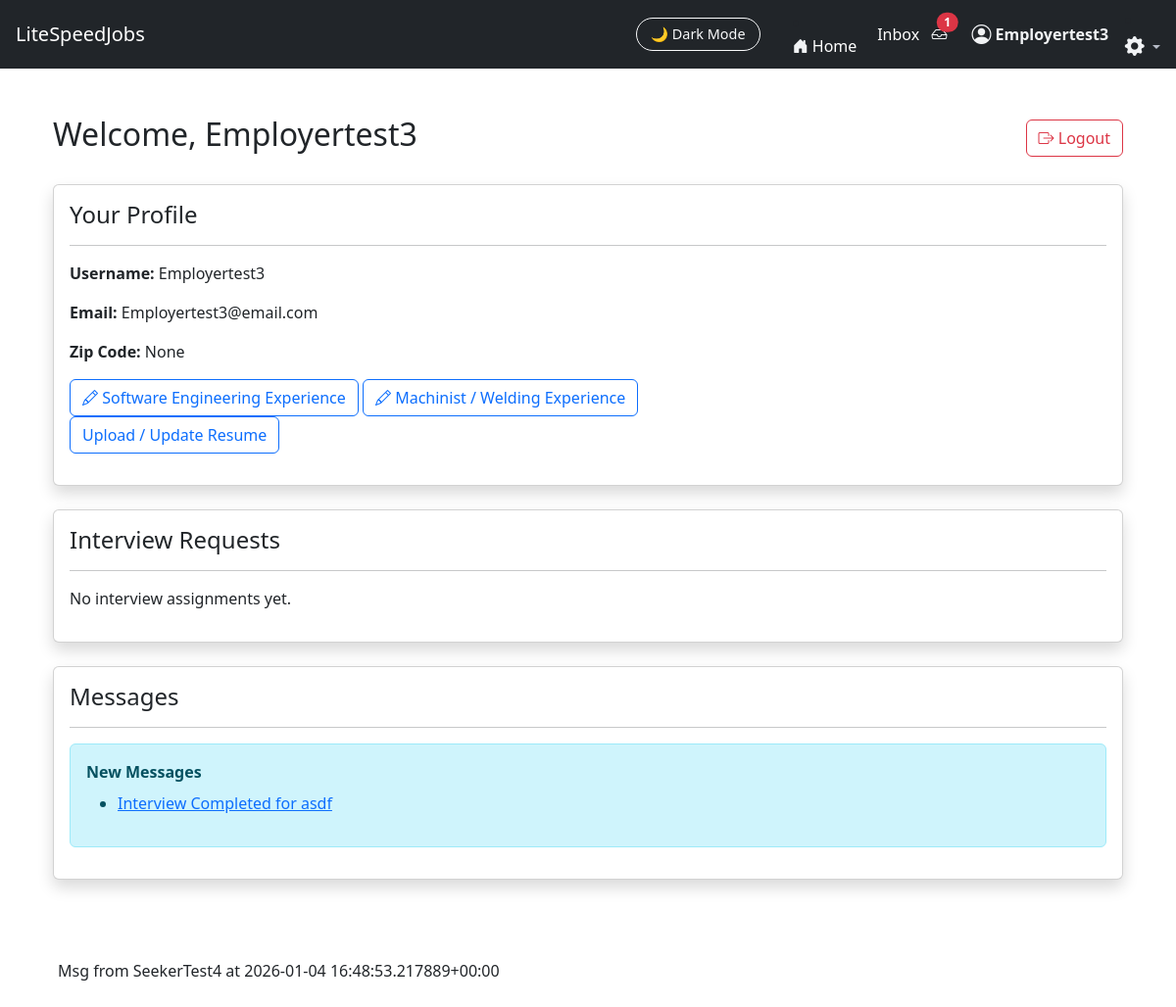
The page /JobFinder_app/seeker_dashboard/ (signed in) on the database as committed earlier.
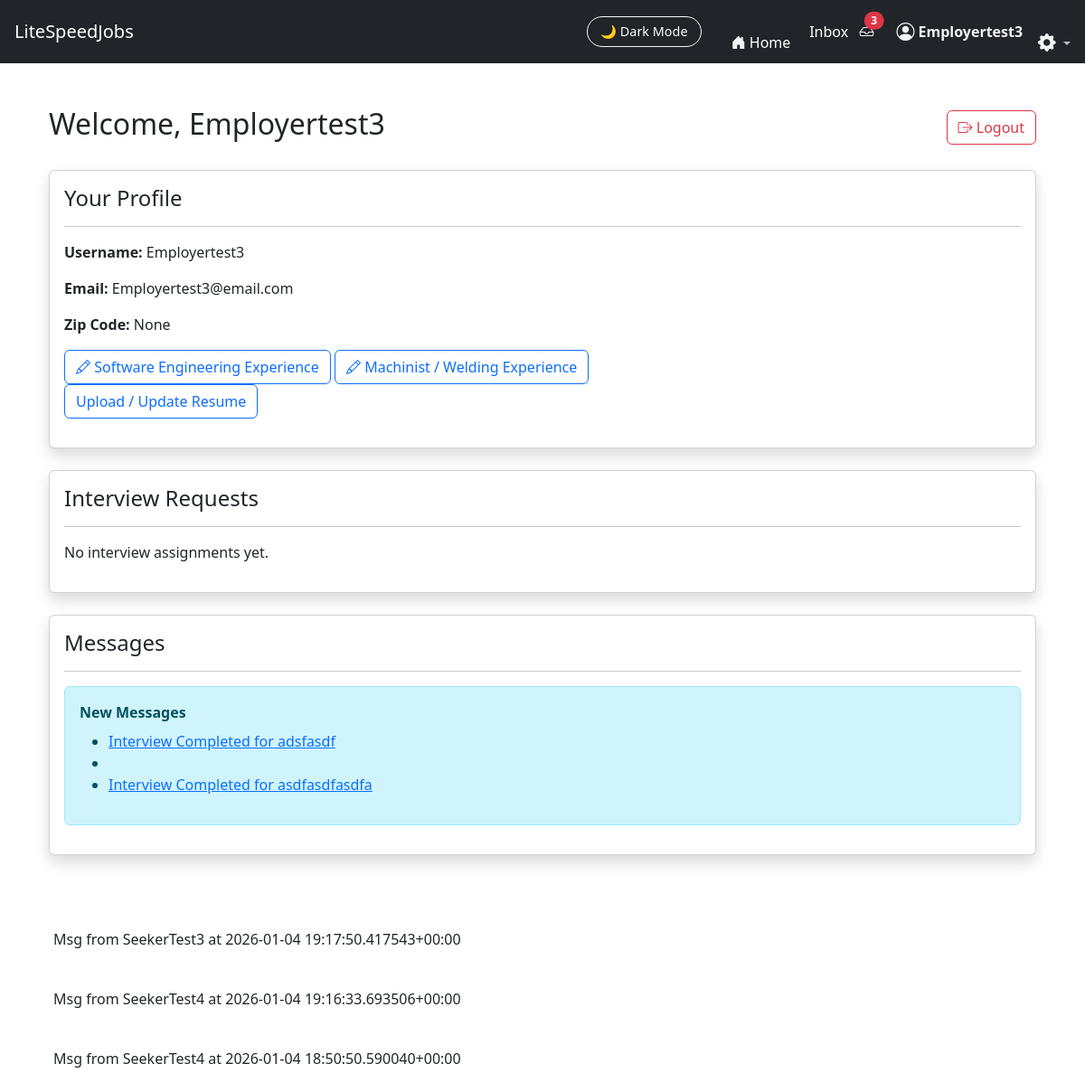
The same page on the database as committed later.
### JobFinder_app/models.py (models this page shows)
class Message(models.Model):
    sender = models.ForeignKey(
        User, on_delete=models.CASCADE, related_name="sent_messages"
    )
    receiver = models.ForeignKey(
        User, on_delete=models.CASCADE, related_name="received_messages"
    )
    conversation = models.ForeignKey("Conversation", on_delete=models.CASCADE, related_name="messages", null=True, blank=True)
    subject = models.CharField(max_length=255)
    body = models.TextField(blank=True, default="The body was not filled in.")
    attachement = models.FileField(upload_to="messages_attachments/", null=True, blank=True)
    job = models.ForeignKey(Job, on_delete=models.CASCADE, null=True, blank=True)
    created_at = models.DateTimeField(auto_now_add=True)
    is_read = models.BooleanField(default=False)
    def __str__(self):
        return f"Msg from {self.sender} at {self.created_at}"

### JobFinder_app/views.py (the view)
# urls.py: path("seeker_dashboard/", views.seeker_dashboard, name="seeker_dashboard"),
def seeker_dashboard(request):
    profile = Profile.objects.filter(
        zip_code=request.user
    )
    assignments = InterviewAssignment.objects.filter(
        seeker=request.user
    ).order_by("-assigned_at")
    messages = Message.objects.filter(
        receiver=request.user,
        is_read=False
    ).order_by("-created_at")
    return render(request, "JobFinder_app/seeker_dashboard.html", {
        "assignments": assignments,
        "messages": messages,
        "profile": profile,
    })

### JobFinder_app/context_processors.py (called while the page is built)
def unread_message_count(request):
    if request.user.is_authenticated:
        return {
            "unread_count": Message.objects.filter(
                receiver=request.user,
                is_read=False
            ).count()
        }
    return {}

### JobFinder_app/templates/JobFinder_app/seeker_dashboard.html (shortened to what this page needs)
{% extends "JobFinder_app/base.html" %}
{% block content %}
<div class="container mt-4">
    <div class="d-flex justify-content-between align-items-center mb-4">
        <h2>Welcome, {{ request.user.username }}</h2>
        <a href="{% url 'logout' %}" class="btn btn-outline-danger">
            <i class="bi bi-box-arrow-right"></i> Logout
        </a>
    </div>
    <div class="card shadow mb-4">
        <div class="card-body">
            <h4>Your Profile</h4>
            <hr>
            <p><strong>Username:</strong> {{ request.user.username }}</p>
            <p><strong>Email:</strong> {{ request.user.email }}</p>
            <p><strong>Zip Code:</strong> {{ request.user.profile.zip_code }}</p>
            <a href="{% url 'seeker_form1' %}" class="btn btn-outline-primary">
                <i class="bi bi-pencil"></i> Software Engineering Experience
            </a>
            <a href="{% url 'machinist_experience' %}" class="btn btn-outline-primary">
               <i class="bi bi-pencil"></i> Machinist / Welding Experience
            </a>
            <p><a href="{% url 'upload_resume' %}" class="btn btn-outline-primary">
                    Upload / Update Resume
                </a>
            </p>
        </div>
    </div>
    <div class="card shadow mb-4">
        <div class="card-body">
            <h4>Interview Requests</h4>
            <hr>
            {% if assignments %}
                <ul class="list-group">
                    {% for a in assignments %}
                        <li class="list-group-item d-flex justify-content-between align-items-center">
                            <div>
                                <strong>{{ a.job.title }}</strong><br>
                                <small class="dark-muted">
                                    {{ a.assigned_at }} • From {{ a.employer.username }}
                                </small>
                            </div>
                            {% if a.completed %}
                                <span class="badge bg-success">Completed</span>
                            {% else %}
                                <a href="{% url 'answer_interview' a.id %}"
                                   class="btn btn-sm btn-outline-primary">
                                    Answer Interview
                                </a>
                            {% endif %}
                        </li>
                    {% endfor %}
                </ul>
            {% else %}
                <p class="dark-muted">No interview assignments yet.</p>
            {% endif %}
        </div>
    </div>
    <div class="card shadow mb-4">
        <div class="card-body">
            <h4>Messages</h4>
            <hr>
            {% if messages %}
                <div class="alert alert-info">
                    <strong>New Messages</strong>
                    <ul class="mt-2">
                        {% for msg in messages %}
                            <li>
                                <a href="{% url 'inbox_pro' %}?c={{ msg.conversation.id }}">
                                    {{ msg.subject }}
                                </a>
                            </li>
                        {% endfor %}
                    </ul>
                </div>
            {% endif %}
        </div>
    </div>
</div>
{% endblock %}

### JobFinder_app/templates/JobFinder_app/base.html (shortened to what this page needs)
<!DOCTYPE html>
<html lang="en" data-theme="light">
<head>
    <link href="https://cdn.jsdelivr.net/npm/bootstrap@5.3.2/dist/css/bootstrap.min.css" rel="stylesheet">
    <link href="https://cdn.jsdelivr.net/npm/bootstrap-icons@1.11.1/font/bootstrap-icons.css" rel="stylesheet">
</head>
<body>
{% load message_tags %}
<nav class="navbar navbar-expand-lg navbar-dark bg-dark px-3">
    <a class="navbar-brand" href="/">LiteSpeedJobs</a>
    <div class="ms-auto d-flex align-items-center">
        <button id="darkModeToggle" class="btn btn-outline-light ms-3">
            🌙 Dark Mode
        </button>&nbsp;&nbsp;&nbsp;&nbsp;&nbsp;&nbsp;&nbsp;&nbsp;
        <li class="nav-item">
            <a class="nav-link d-flex align-items-center home-link"
            href="{% url 'landing' %}">
                <i class="bi bi-house-door-fill me-1 nav-icon"></i>
                <span class="d-none d-md-inline">Home</span>&nbsp;&nbsp;&nbsp;&nbsp;&nbsp;
            </a>
        </li>
        {% if user.is_authenticated %}
        <a href="{% url 'inbox_pro' %}" class="nav-link d-flex align-items-center home-link">Inbox</a>&nbsp;&nbsp;&nbsp;
        <a href="{% url 'inbox_pro' %}" class="nav-link position-relative">
            <i class="bi bi-inbox"></i>
            {% if unread_count and unread_count > 0 %}
                <span id="unreadBadge"
                    class="position-absolute top-0 start-100 translate-middle badge rounded-pill bg-danger">
                    {{ unread_count }}
                </span>
            {% endif %}
        </a>
        {% else %}
        <li class="nav-item">
            <a href="{% url 'login' %}" class="nav-link">
                <i class="bi bi-inbox"></i>
            </a>
        </li>
        {% endif %}&nbsp;&nbsp;&nbsp;&nbsp;&nbsp;&nbsp;
        {% if request.user.is_authenticated %}
            <a href="{% url 'role_redirect' %}"
                class="nav-link d-flex align-items-center gap-1 user-link">
                <i class="bi bi-person-circle nav-icon fs-5"></i>
             <span class="d-none d-md-inline">
                 <strong>{{ request.user.username }}</strong>&nbsp;&nbsp;&nbsp;&nbsp;
            </span>
        {% endif %}
        <li class="nav-item dropdown ">
            <a class="nav-link dropdown-toggle p-0 account_dropdown"
            style="color:var(--ls-dark-muted)"
            href="#"
            id="settingsDropdown"
            role="button"
            data-bs-toggle="dropdown"
            aria-expanded="false"
            data-bs-placement="bottom"
            title="Account settings">
                <i class="bi bi-gear-fill fs-5 text-white"></i>
            </a>
        </li>
    </div>
</nav>
<div class="container py-4">
    {% block content %}{% endblock %}
</div>
{% if messages %}
<div class="container mt-3">
    {% for message in messages %}
        <div class="alert alert-{{ message.tags }} mb-2">
            {{ message }}
        </div>
    {% endfor %}
</div>
{% endif %}
</body>
</html>

Rows that differ between the two databases and show on the page:
removed Message: subject "Interview Completed for asdf", sender+created_at "Msg from SeekerTest4 at 2026-01-04 16:48:53.217889+00:00"
added Message: subject "Interview Completed for adsfasdf", sender+created_at "Msg from SeekerTest3 at 2026-01-04 19:17:50.417543+00:00"
added Message: subject "Interview Completed for asdfasdfasdfa", sender+created_at "Msg from SeekerTest4 at 2026-01-04 18:50:50.590040+00:00"
added Message: sender+created_at "Msg from SeekerTest4 at 2026-01-04 19:16:33.693506+00:00"
Other text that changed with them:
{{ unread_count }}: "1" → "3"
